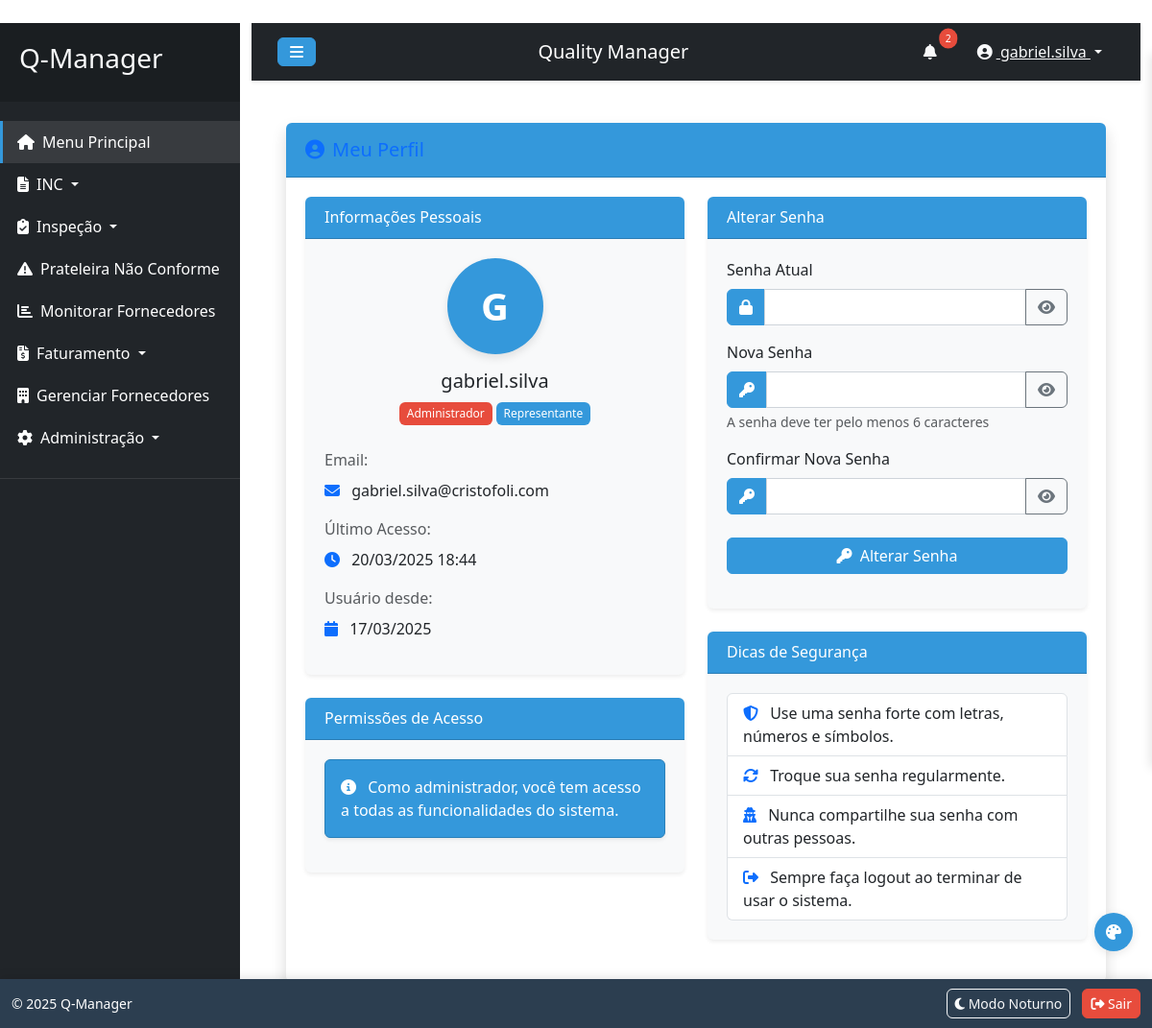
Page /auth/perfil (signed in) on the earlier database version.
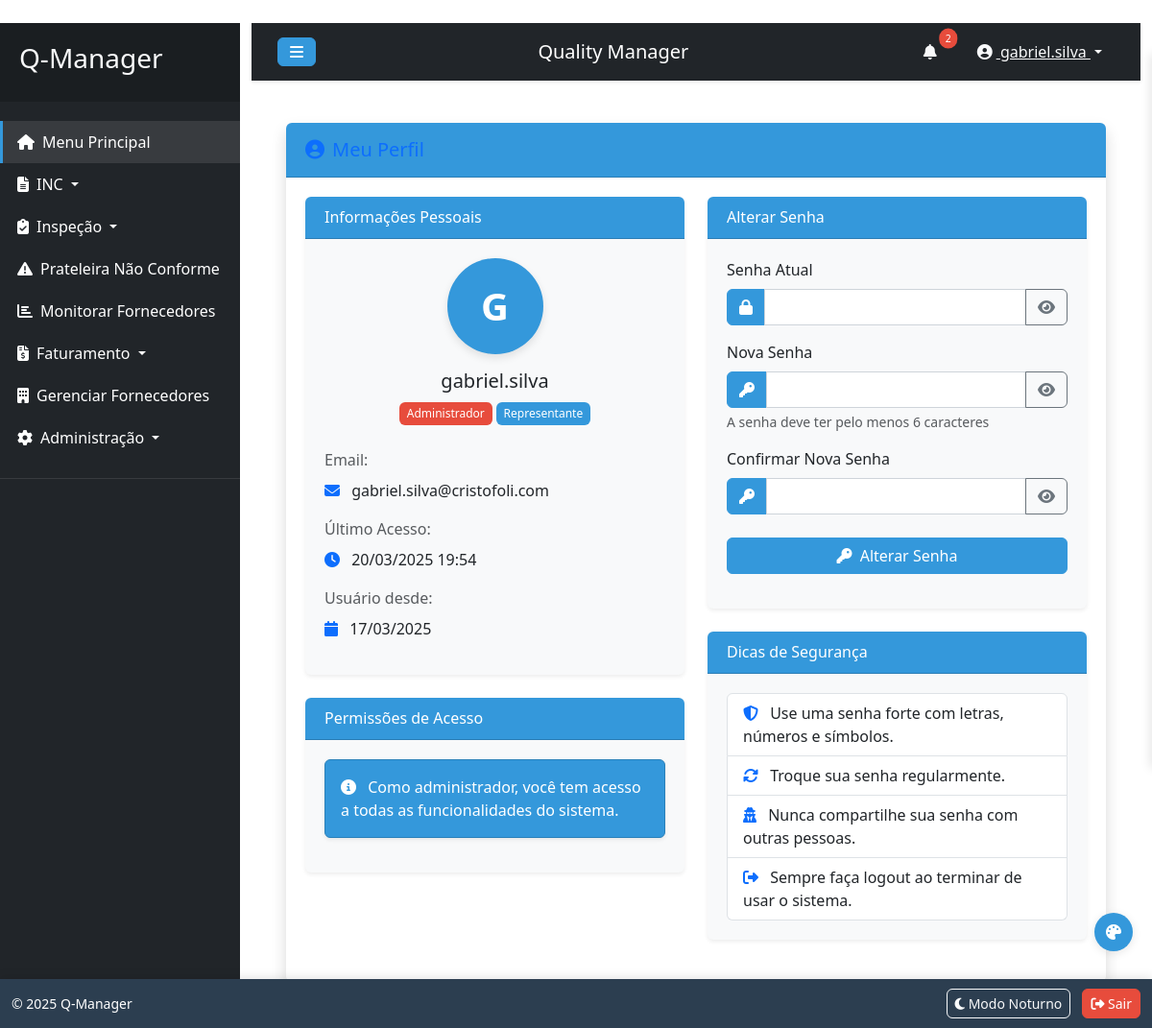
Same page on the later database version.
### models.py (models this page shows, shortened)
class User(UserMixin, db.Model):
    id = db.Column(db.Integer, primary_key=True)
    username = db.Column(db.String(80), unique=True, nullable=False)
    password = db.Column(db.String(256), nullable=False)
    email = db.Column(db.String(120), unique=True, nullable=True)  # Novo campo para email
    is_admin = db.Column(db.Boolean, default=False)
    is_representante = db.Column(db.Boolean, default=False)  # Novo campo para marcar se é representante
    permissions = db.Column(db.Text, default='{}')  # JSON para armazenar permissões
    created_at = db.Column(db.DateTime, default=datetime.utcnow)
    last_login = db.Column(db.DateTime, nullable=True)

### auth.py (the view, shortened to what this page needs)
@auth_bp.route('/perfil', methods=['GET', 'POST'])
@login_required
def perfil():
    user = current_user
    try:
        user_permissions = json.loads(user.permissions) if user.permissions else {}
    except:
        user_permissions = {}
    system_functions = [
        {'id': 'cadastro_inc', 'name': 'Cadastrar INC'},
        {'id': 'visualizar_incs', 'name': 'Visualizar INCs'},
        {'id': 'rotina_inspecao', 'name': 'Rotina de Inspeção'},
        {'id': 'prateleira', 'name': 'Prateleira Não Conforme'},
        {'id': 'fornecedores', 'name': 'Monitorar Fornecedores'},
        {'id': 'faturamento', 'name': 'Solicitação de Faturamento'},
    ]
    return render_template('perfil.html', user=user, permissions=user_permissions, system_functions=system_functions)

### app.py (called while the page is built)
@login_manager.user_loader
def load_user(user_id):
    return User.query.get(int(user_id))

@app.context_processor
def inject_settings():
    from models import LayoutSetting
    settings = {s.element: s for s in LayoutSetting.query.all()}
    return dict(settings=settings, config=app.config)

### templates/perfil.html (shortened to what the changed rows need)
{% extends "base.html" %}
{% block content %}
<div class="container-fluid">
    <div class="card shadow mb-4">
        <div class="card-body">
            <div class="row">
                <div class="col-md-6">
                    <div class="card bg-light mb-4">
                        <div class="card-body">
                            <div class="text-center mb-4">
                                <div class="avatar-circle mx-auto mb-3">
                                    <span class="initial">{{ user.username[0]|upper }}</span>
                                </div>
                                <h5>{{ user.username }}</h5>
                                <div class="mb-2">
                                    {% if user.is_admin %}
                                    <span class="badge bg-danger">Administrador</span>
                                    {% endif %}
                                    {% if user.is_representante %}
                                    <span class="badge bg-primary">Representante</span>
                                    {% endif %}
                                </div>
                            </div>
                            <div class="mb-3">
                                <label class="form-label text-muted">Email:</label>
                                <p class="mb-1">
                                    {% if user.email %}
                                    <i class="fas fa-envelope me-2 text-primary"></i> {{ user.email }}
                                    {% else %}
                                    <span class="text-muted"><i class="fas fa-envelope me-2"></i> Não informado</span>
                                    {% endif %}
                                </p>
                            </div>
                            {% if user.last_login %}
                            <div class="mb-3">
                                <label class="form-label text-muted">Último Acesso:</label>
                                <p class="mb-1"><i class="fas fa-clock me-2 text-primary"></i> {{ user.last_login.strftime('%d/%m/%Y %H:%M') }}</p>
                            </div>
                            {% endif %}
                            <div class="mb-3">
                                <label class="form-label text-muted">Usuário desde:</label>
                                <p class="mb-1"><i class="fas fa-calendar me-2 text-primary"></i> {{ user.created_at.strftime('%d/%m/%Y') }}</p>
                            </div>
                        </div>
                    </div>
                </div>
            </div>
        </div>
    </div>
</div>
{% endblock %}

### templates/base.html (shortened to what the changed rows need)
﻿<!DOCTYPE html>
<html lang="pt-br">
<head>
    <link href="https://cdn.jsdelivr.net/npm/bootstrap@5.3.0/dist/css/bootstrap.min.css" rel="stylesheet">
    <link rel="stylesheet" href="https://cdnjs.cloudflare.com/ajax/libs/font-awesome/6.4.0/css/all.min.css">
    <link rel="stylesheet" href="{{ url_for('static', filename='css/style.css') }}">
</head>
<body>
    <div class="wrapper">
        <div id="content" class="container-fluid">
            {% if current_user.is_authenticated %}
            <nav class="navbar navbar-expand-lg navbar-dark bg-dark">
                <div class="container-fluid">
                    <button type="button" id="sidebarCollapse" class="btn btn-info">
                        <i class="fas fa-bars"></i>
                    </button>
                    <span class="navbar-brand ms-3">Quality Manager</span>
                    <div class="d-flex align-items-center">
                        <div class="notification-bell me-3">
                            <button class="btn btn-link position-relative" id="notificationButton">
                                <i class="fas fa-bell text-light"></i>
                                <span class="notification-badge position-absolute top-0 start-100 translate-middle badge rounded-pill bg-danger" style="display:none;">
                                </span>
                            </button>
                        </div>
                        <div class="dropdown">
                            <button class="btn btn-link dropdown-toggle text-light" type="button" id="userDropdown" data-bs-toggle="dropdown" aria-expanded="false">
                                <i class="fas fa-user-circle me-1"></i> {{ current_user.username }}
                            </button>
                        </div>
                    </div>
                </div>
            </nav>
            {% endif %}
            <div class="content-body p-4">
                {% block content %}{% endblock %}
            </div>
        </div>
    </div>
</body>
</html>

Differences in the rows shown:
changed User "gabriel.silva": last_login "20/03/2025 18:44" → "20/03/2025 19:54"
